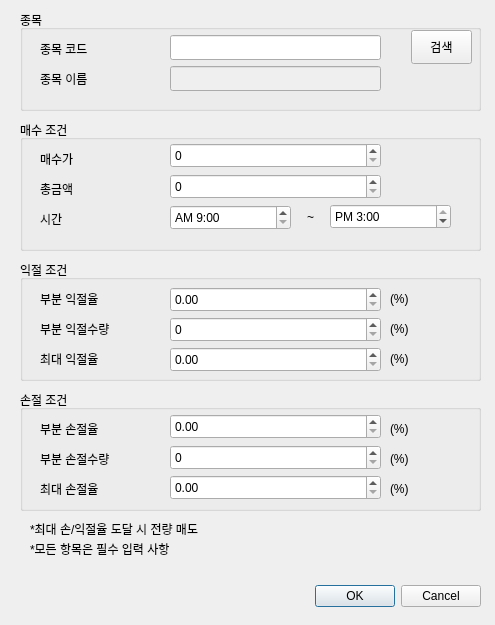
<?xml version="1.0" encoding="UTF-8"?>
<ui version="4.0">
 <class>Dialog</class>
 <widget class="QDialog" name="Dialog">
  <property name="geometry">
   <rect>
    <x>0</x>
    <y>0</y>
    <width>495</width>
    <height>625</height>
   </rect>
  </property>
  <property name="windowTitle">
   <string>조건 등록</string>
  </property>
  <property name="windowIcon">
   <iconset>
    <normaloff>pigicon.ico</normaloff>pigicon.ico</iconset>
  </property>
  <widget class="QGroupBox" name="groupBox">
   <property name="geometry">
    <rect>
     <x>20</x>
     <y>10</y>
     <width>461</width>
     <height>101</height>
    </rect>
   </property>
   <property name="title">
    <string>종목</string>
   </property>
   <widget class="QLabel" name="label_2">
    <property name="geometry">
     <rect>
      <x>20</x>
      <y>60</y>
      <width>111</width>
      <height>18</height>
     </rect>
    </property>
    <property name="text">
     <string>종목 이름</string>
    </property>
   </widget>
   <widget class="QLabel" name="label">
    <property name="geometry">
     <rect>
      <x>20</x>
      <y>30</y>
      <width>111</width>
      <height>18</height>
     </rect>
    </property>
    <property name="text">
     <string>종목 코드</string>
    </property>
   </widget>
   <widget class="QPushButton" name="bt_searchCode">
    <property name="geometry">
     <rect>
      <x>391</x>
      <y>20</y>
      <width>61</width>
      <height>34</height>
     </rect>
    </property>
    <property name="text">
     <string>검색</string>
    </property>
   </widget>
   <widget class="QLineEdit" name="et_code">
    <property name="geometry">
     <rect>
      <x>150</x>
      <y>25</y>
      <width>211</width>
      <height>25</height>
     </rect>
    </property>
   </widget>
   <widget class="QLineEdit" name="tv_codeName">
    <property name="enabled">
     <bool>false</bool>
    </property>
    <property name="geometry">
     <rect>
      <x>150</x>
      <y>56</y>
      <width>211</width>
      <height>25</height>
     </rect>
    </property>
   </widget>
  </widget>
  <widget class="QGroupBox" name="groupBox_2">
   <property name="geometry">
    <rect>
     <x>20</x>
     <y>120</y>
     <width>461</width>
     <height>131</height>
    </rect>
   </property>
   <property name="title">
    <string>매수 조건</string>
   </property>
   <widget class="QLabel" name="label_3">
    <property name="geometry">
     <rect>
      <x>20</x>
      <y>60</y>
      <width>77</width>
      <height>18</height>
     </rect>
    </property>
    <property name="text">
     <string>총금액</string>
    </property>
   </widget>
   <widget class="QLabel" name="label_4">
    <property name="geometry">
     <rect>
      <x>20</x>
      <y>30</y>
      <width>77</width>
      <height>18</height>
     </rect>
    </property>
    <property name="text">
     <string>매수가</string>
    </property>
   </widget>
   <widget class="QLabel" name="label_6">
    <property name="geometry">
     <rect>
      <x>20</x>
      <y>90</y>
      <width>77</width>
      <height>18</height>
     </rect>
    </property>
    <property name="text">
     <string>시간</string>
    </property>
   </widget>
   <widget class="QDateTimeEdit" name="et_buyStartTime">
    <property name="geometry">
     <rect>
      <x>150</x>
      <y>85</y>
      <width>121</width>
      <height>25</height>
     </rect>
    </property>
    <property name="date">
     <date>
      <year>1999</year>
      <month>1</month>
      <day>1</day>
     </date>
    </property>
    <property name="time">
     <time>
      <hour>9</hour>
      <minute>0</minute>
      <second>0</second>
     </time>
    </property>
    <property name="displayFormat">
     <string>AP h:mm</string>
    </property>
   </widget>
   <widget class="QDateTimeEdit" name="et_buyEndTime">
    <property name="geometry">
     <rect>
      <x>310</x>
      <y>84</y>
      <width>121</width>
      <height>25</height>
     </rect>
    </property>
    <property name="date">
     <date>
      <year>1999</year>
      <month>1</month>
      <day>1</day>
     </date>
    </property>
    <property name="time">
     <time>
      <hour>15</hour>
      <minute>0</minute>
      <second>0</second>
     </time>
    </property>
    <property name="minimumDateTime">
     <datetime>
      <hour>0</hour>
      <minute>0</minute>
      <second>0</second>
      <year>1999</year>
      <month>1</month>
      <day>1</day>
     </datetime>
    </property>
    <property name="displayFormat">
     <string>AP h:mm</string>
    </property>
   </widget>
   <widget class="QLabel" name="label_7">
    <property name="geometry">
     <rect>
      <x>287</x>
      <y>88</y>
      <width>21</width>
      <height>18</height>
     </rect>
    </property>
    <property name="text">
     <string>~</string>
    </property>
   </widget>
   <widget class="QSpinBox" name="et_buyPrice">
    <property name="geometry">
     <rect>
      <x>150</x>
      <y>23</y>
      <width>211</width>
      <height>25</height>
     </rect>
    </property>
    <property name="maximum">
     <number>1000000000</number>
    </property>
   </widget>
   <widget class="QSpinBox" name="et_totalBuyAmount">
    <property name="geometry">
     <rect>
      <x>150</x>
      <y>54</y>
      <width>211</width>
      <height>25</height>
     </rect>
    </property>
    <property name="maximum">
     <number>1000000000</number>
    </property>
    <property name="singleStep">
     <number>1</number>
    </property>
   </widget>
  </widget>
  <widget class="QGroupBox" name="groupBox_3">
   <property name="geometry">
    <rect>
     <x>20</x>
     <y>260</y>
     <width>461</width>
     <height>121</height>
    </rect>
   </property>
   <property name="title">
    <string>익절 조건</string>
   </property>
   <widget class="QLabel" name="label_5">
    <property name="geometry">
     <rect>
      <x>20</x>
      <y>60</y>
      <width>121</width>
      <height>18</height>
     </rect>
    </property>
    <property name="text">
     <string>부분 익절수량</string>
    </property>
   </widget>
   <widget class="QLabel" name="label_8">
    <property name="geometry">
     <rect>
      <x>20</x>
      <y>30</y>
      <width>101</width>
      <height>18</height>
     </rect>
    </property>
    <property name="text">
     <string>부분 익절율</string>
    </property>
   </widget>
   <widget class="QLabel" name="label_9">
    <property name="geometry">
     <rect>
      <x>20</x>
      <y>90</y>
      <width>101</width>
      <height>18</height>
     </rect>
    </property>
    <property name="text">
     <string>최대 익절율</string>
    </property>
   </widget>
   <widget class="QLabel" name="label_20">
    <property name="geometry">
     <rect>
      <x>370</x>
      <y>90</y>
      <width>41</width>
      <height>18</height>
     </rect>
    </property>
    <property name="text">
     <string>(%)</string>
    </property>
   </widget>
   <widget class="QLabel" name="label_21">
    <property name="geometry">
     <rect>
      <x>370</x>
      <y>60</y>
      <width>41</width>
      <height>18</height>
     </rect>
    </property>
    <property name="text">
     <string>(%)</string>
    </property>
   </widget>
   <widget class="QLabel" name="label_22">
    <property name="geometry">
     <rect>
      <x>370</x>
      <y>30</y>
      <width>41</width>
      <height>18</height>
     </rect>
    </property>
    <property name="text">
     <string>(%)</string>
    </property>
   </widget>
   <widget class="QDoubleSpinBox" name="et_profitRate">
    <property name="geometry">
     <rect>
      <x>150</x>
      <y>27</y>
      <width>211</width>
      <height>25</height>
     </rect>
    </property>
   </widget>
   <widget class="QDoubleSpinBox" name="et_maxProfitRate">
    <property name="geometry">
     <rect>
      <x>150</x>
      <y>87</y>
      <width>211</width>
      <height>25</height>
     </rect>
    </property>
   </widget>
   <widget class="QSpinBox" name="et_profitRateVolume">
    <property name="geometry">
     <rect>
      <x>150</x>
      <y>57</y>
      <width>211</width>
      <height>25</height>
     </rect>
    </property>
    <property name="maximum">
     <number>100</number>
    </property>
    <property name="singleStep">
     <number>10</number>
    </property>
   </widget>
  </widget>
  <widget class="QGroupBox" name="groupBox_4">
   <property name="geometry">
    <rect>
     <x>20</x>
     <y>390</y>
     <width>461</width>
     <height>121</height>
    </rect>
   </property>
   <property name="title">
    <string>손절 조건</string>
   </property>
   <widget class="QLabel" name="label_11">
    <property name="geometry">
     <rect>
      <x>20</x>
      <y>60</y>
      <width>121</width>
      <height>18</height>
     </rect>
    </property>
    <property name="text">
     <string>부분 손절수량</string>
    </property>
   </widget>
   <widget class="QLabel" name="label_12">
    <property name="geometry">
     <rect>
      <x>20</x>
      <y>30</y>
      <width>101</width>
      <height>18</height>
     </rect>
    </property>
    <property name="text">
     <string>부분 손절율</string>
    </property>
   </widget>
   <widget class="QLabel" name="label_13">
    <property name="geometry">
     <rect>
      <x>20</x>
      <y>90</y>
      <width>101</width>
      <height>18</height>
     </rect>
    </property>
    <property name="text">
     <string>최대 손절율</string>
    </property>
   </widget>
   <widget class="QLabel" name="label_16">
    <property name="geometry">
     <rect>
      <x>370</x>
      <y>90</y>
      <width>41</width>
      <height>18</height>
     </rect>
    </property>
    <property name="text">
     <string>(%)</string>
    </property>
   </widget>
   <widget class="QLabel" name="label_17">
    <property name="geometry">
     <rect>
      <x>370</x>
      <y>60</y>
      <width>41</width>
      <height>18</height>
     </rect>
    </property>
    <property name="text">
     <string>(%)</string>
    </property>
   </widget>
   <widget class="QLabel" name="label_18">
    <property name="geometry">
     <rect>
      <x>370</x>
      <y>30</y>
      <width>41</width>
      <height>18</height>
     </rect>
    </property>
    <property name="text">
     <string>(%)</string>
    </property>
   </widget>
   <widget class="QDoubleSpinBox" name="et_lossRate">
    <property name="geometry">
     <rect>
      <x>150</x>
      <y>24</y>
      <width>211</width>
      <height>25</height>
     </rect>
    </property>
   </widget>
   <widget class="QDoubleSpinBox" name="et_maxLossRate">
    <property name="geometry">
     <rect>
      <x>150</x>
      <y>85</y>
      <width>211</width>
      <height>25</height>
     </rect>
    </property>
   </widget>
   <widget class="QSpinBox" name="et_lossRateVolume">
    <property name="geometry">
     <rect>
      <x>150</x>
      <y>55</y>
      <width>211</width>
      <height>25</height>
     </rect>
    </property>
    <property name="maximum">
     <number>100</number>
    </property>
    <property name="singleStep">
     <number>10</number>
    </property>
   </widget>
  </widget>
  <widget class="QLabel" name="label_10">
   <property name="geometry">
    <rect>
     <x>30</x>
     <y>520</y>
     <width>291</width>
     <height>18</height>
    </rect>
   </property>
   <property name="text">
    <string>*최대 손/익절율 도달 시 전량 매도</string>
   </property>
  </widget>
  <widget class="QLabel" name="label_14">
   <property name="geometry">
    <rect>
     <x>30</x>
     <y>540</y>
     <width>441</width>
     <height>18</height>
    </rect>
   </property>
   <property name="text">
    <string>*모든 항목은 필수 입력 사항</string>
   </property>
  </widget>
  <widget class="QDialogButtonBox" name="bts_oneStock">
   <property name="geometry">
    <rect>
     <x>140</x>
     <y>580</y>
     <width>341</width>
     <height>32</height>
    </rect>
   </property>
   <property name="orientation">
    <enum>Qt::Horizontal</enum>
   </property>
   <property name="standardButtons">
    <set>QDialogButtonBox::Cancel|QDialogButtonBox::Ok</set>
   </property>
  </widget>
 </widget>
 <resources/>
 <connections/>
</ui>
